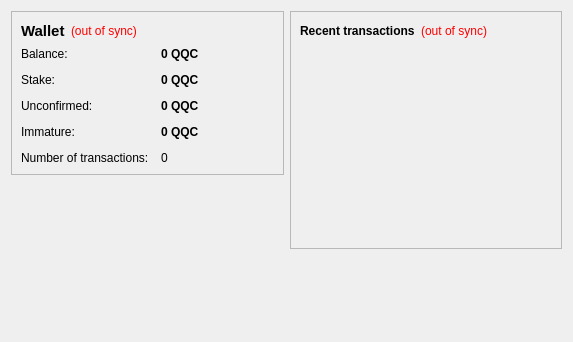
<?xml version="1.0" encoding="UTF-8"?>
<ui version="4.0">
 <class>OverviewPage</class>
 <widget class="QWidget" name="OverviewPage">
  <property name="geometry">
   <rect>
    <x>0</x>
    <y>0</y>
    <width>573</width>
    <height>342</height>
   </rect>
  </property>
  <property name="windowTitle">
   <string>Form</string>
  </property>
  <layout class="QHBoxLayout" name="horizontalLayout" stretch="1,1">
   <item>
    <layout class="QVBoxLayout" name="verticalLayout_2">
     <item>
      <widget class="QFrame" name="frame">
       <property name="frameShape">
        <enum>QFrame::StyledPanel</enum>
       </property>
       <property name="frameShadow">
        <enum>QFrame::Raised</enum>
       </property>
       <layout class="QVBoxLayout" name="verticalLayout_4">
        <item>
         <layout class="QHBoxLayout" name="horizontalLayout_4">
          <item>
           <widget class="QLabel" name="label_5">
            <property name="font">
             <font>
              <pointsize>11</pointsize>
              <weight>75</weight>
              <bold>true</bold>
             </font>
            </property>
            <property name="text">
             <string>Wallet</string>
            </property>
           </widget>
          </item>
          <item>
           <widget class="QLabel" name="labelWalletStatus">
            <property name="toolTip">
             <string>The displayed information may be out of date. Your wallet automatically synchronizes with the QQcoin network after a connection is established, but this process has not completed yet.</string>
            </property>
            <property name="styleSheet">
             <string notr="true">QLabel { color: red; }</string>
            </property>
            <property name="text">
             <string notr="true">(out of sync)</string>
            </property>
            <property name="alignment">
             <set>Qt::AlignLeading|Qt::AlignLeft|Qt::AlignVCenter</set>
            </property>
           </widget>
          </item>
          <item>
           <spacer name="horizontalSpacer_2">
            <property name="orientation">
             <enum>Qt::Horizontal</enum>
            </property>
            <property name="sizeHint" stdset="0">
             <size>
              <width>40</width>
              <height>20</height>
             </size>
            </property>
           </spacer>
          </item>
         </layout>
        </item>
        <item>
         <layout class="QFormLayout" name="formLayout_2">
          <property name="fieldGrowthPolicy">
           <enum>QFormLayout::AllNonFixedFieldsGrow</enum>
          </property>
          <property name="horizontalSpacing">
           <number>12</number>
          </property>
          <property name="verticalSpacing">
           <number>12</number>
          </property>
          <item row="0" column="0">
           <widget class="QLabel" name="label">
            <property name="text">
             <string>Balance:</string>
            </property>
           </widget>
          </item>
          <item row="0" column="1">
           <widget class="QLabel" name="labelBalance">
            <property name="font">
             <font>
              <weight>75</weight>
              <bold>true</bold>
             </font>
            </property>
            <property name="cursor">
             <cursorShape>IBeamCursor</cursorShape>
            </property>
            <property name="toolTip">
             <string>Your current balance</string>
            </property>
            <property name="text">
             <string notr="true">0 QQC</string>
            </property>
            <property name="textInteractionFlags">
             <set>Qt::LinksAccessibleByMouse|Qt::TextSelectableByKeyboard|Qt::TextSelectableByMouse</set>
            </property>
           </widget>
          </item>
          <item row="1" column="0">
           <widget class="QLabel" name="label_6">
            <property name="text">
             <string>Stake:</string>
            </property>
           </widget>
          </item>
          <item row="1" column="1">
           <widget class="QLabel" name="labelStake">
            <property name="font">
             <font>
              <weight>75</weight>
              <bold>true</bold>
             </font>
            </property>
            <property name="cursor">
             <cursorShape>IBeamCursor</cursorShape>
            </property>
            <property name="toolTip">
             <string>Total of coins that was staked, and do not yet count toward the current balance</string>
            </property>
            <property name="text">
             <string notr="true">0 QQC</string>
            </property>
            <property name="textInteractionFlags">
             <set>Qt::LinksAccessibleByMouse|Qt::TextSelectableByKeyboard|Qt::TextSelectableByMouse</set>
            </property>
           </widget>
          </item>
          <item row="2" column="0">
           <widget class="QLabel" name="label_3">
            <property name="text">
             <string>Unconfirmed:</string>
            </property>
           </widget>
          </item>
          <item row="2" column="1">
           <widget class="QLabel" name="labelUnconfirmed">
            <property name="font">
             <font>
              <weight>75</weight>
              <bold>true</bold>
             </font>
            </property>
            <property name="cursor">
             <cursorShape>IBeamCursor</cursorShape>
            </property>
            <property name="toolTip">
             <string>Total of transactions that have yet to be confirmed, and do not yet count toward the current balance</string>
            </property>
            <property name="text">
             <string notr="true">0 QQC</string>
            </property>
            <property name="textInteractionFlags">
             <set>Qt::LinksAccessibleByMouse|Qt::TextSelectableByKeyboard|Qt::TextSelectableByMouse</set>
            </property>
           </widget>
          </item>
          <item row="3" column="0">
           <widget class="QLabel" name="labelImmatureText">
            <property name="text">
             <string>Immature:</string>
            </property>
           </widget>
          </item>
          <item row="3" column="1">
           <widget class="QLabel" name="labelImmature">
            <property name="font">
             <font>
              <weight>75</weight>
              <bold>true</bold>
             </font>
            </property>
            <property name="toolTip">
             <string>Mined balance that has not yet matured</string>
            </property>
            <property name="text">
             <string notr="true">0 QQC</string>
            </property>
            <property name="textInteractionFlags">
             <set>Qt::LinksAccessibleByMouse|Qt::TextSelectableByKeyboard|Qt::TextSelectableByMouse</set>
            </property>
           </widget>
          </item>
          <item row="4" column="0">
           <widget class="QLabel" name="label_2">
            <property name="text">
             <string>Number of transactions:</string>
            </property>
           </widget>
          </item>
          <item row="4" column="1">
           <widget class="QLabel" name="labelNumTransactions">
            <property name="toolTip">
             <string>Total number of transactions in wallet</string>
            </property>
            <property name="text">
             <string notr="true">0</string>
            </property>
           </widget>
          </item>
         </layout>
        </item>
       </layout>
      </widget>
     </item>
     <item>
      <spacer name="verticalSpacer">
       <property name="orientation">
        <enum>Qt::Vertical</enum>
       </property>
       <property name="sizeHint" stdset="0">
        <size>
         <width>20</width>
         <height>40</height>
        </size>
       </property>
      </spacer>
     </item>
    </layout>
   </item>
   <item>
    <layout class="QVBoxLayout" name="verticalLayout_3">
     <item>
      <widget class="QFrame" name="frame_2">
       <property name="frameShape">
        <enum>QFrame::StyledPanel</enum>
       </property>
       <property name="frameShadow">
        <enum>QFrame::Raised</enum>
       </property>
       <layout class="QVBoxLayout" name="verticalLayout">
        <item>
         <layout class="QHBoxLayout" name="horizontalLayout_2">
          <item>
           <widget class="QLabel" name="label_4">
            <property name="text">
             <string>&lt;b&gt;Recent transactions&lt;/b&gt;</string>
            </property>
           </widget>
          </item>
          <item>
           <widget class="QLabel" name="labelTransactionsStatus">
            <property name="toolTip">
             <string>The displayed information may be out of date. Your wallet automatically synchronizes with the QQcoin network after a connection is established, but this process has not completed yet.</string>
            </property>
            <property name="styleSheet">
             <string notr="true">QLabel { color: red; }</string>
            </property>
            <property name="text">
             <string notr="true">(out of sync)</string>
            </property>
            <property name="alignment">
             <set>Qt::AlignRight|Qt::AlignTrailing|Qt::AlignVCenter</set>
            </property>
           </widget>
          </item>
          <item>
           <spacer name="horizontalSpacer">
            <property name="orientation">
             <enum>Qt::Horizontal</enum>
            </property>
            <property name="sizeHint" stdset="0">
             <size>
              <width>40</width>
              <height>20</height>
             </size>
            </property>
           </spacer>
          </item>
         </layout>
        </item>
        <item>
         <widget class="QListView" name="listTransactions">
          <property name="styleSheet">
           <string notr="true">QListView { background: transparent; }</string>
          </property>
          <property name="frameShape">
           <enum>QFrame::NoFrame</enum>
          </property>
          <property name="verticalScrollBarPolicy">
           <enum>Qt::ScrollBarAlwaysOff</enum>
          </property>
          <property name="horizontalScrollBarPolicy">
           <enum>Qt::ScrollBarAlwaysOff</enum>
          </property>
          <property name="selectionMode">
           <enum>QAbstractItemView::NoSelection</enum>
          </property>
         </widget>
        </item>
       </layout>
      </widget>
     </item>
     <item>
      <spacer name="verticalSpacer_2">
       <property name="orientation">
        <enum>Qt::Vertical</enum>
       </property>
       <property name="sizeHint" stdset="0">
        <size>
         <width>20</width>
         <height>40</height>
        </size>
       </property>
      </spacer>
     </item>
    </layout>
   </item>
  </layout>
 </widget>
 <resources/>
 <connections/>
</ui>
